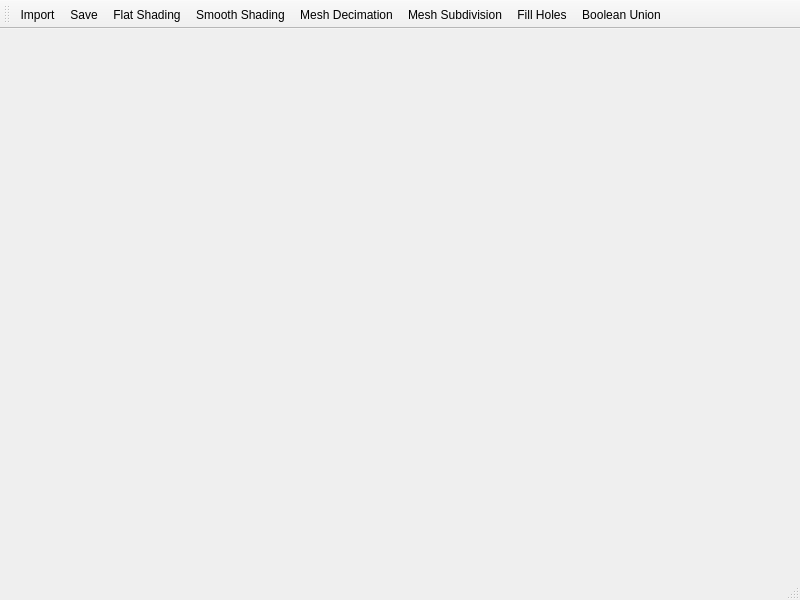
<?xml version="1.0" encoding="UTF-8"?>
<ui version="4.0">
 <class>MainWindow</class>
 <widget class="QMainWindow" name="MainWindow">
  <property name="geometry">
   <rect>
    <x>0</x>
    <y>0</y>
    <width>800</width>
    <height>600</height>
   </rect>
  </property>
  <property name="windowTitle">
   <string>MainWindow</string>
  </property>
  <widget class="QWidget" name="centralwidget">
   <layout class="QVBoxLayout" name="verticalLayout_3">
    <item>
     <widget class="MyQVTKWidget" name="qvtkWidget" native="true"/>
    </item>
   </layout>
  </widget>
  <widget class="QStatusBar" name="statusbar"/>
  <widget class="QToolBar" name="toolBar">
   <property name="windowTitle">
    <string>toolBar</string>
   </property>
   <attribute name="toolBarArea">
    <enum>TopToolBarArea</enum>
   </attribute>
   <attribute name="toolBarBreak">
    <bool>false</bool>
   </attribute>
   <addaction name="actionImport"/>
   <addaction name="actionSave"/>
   <addaction name="actionFlatShading"/>
   <addaction name="actionSmoothShading"/>
   <addaction name="actionMeshDecimation"/>
   <addaction name="actionMeshSubdivision"/>
   <addaction name="actionFillHoles"/>
   <addaction name="actionBooleanUnion"/>
  </widget>
  <action name="actionImport">
   <property name="text">
    <string>Import...</string>
   </property>
   <property name="toolTip">
    <string>Import</string>
   </property>
  </action>
  <action name="actionFlatShading">
   <property name="checkable">
    <bool>true</bool>
   </property>
   <property name="text">
    <string>Flat Shading</string>
   </property>
  </action>
  <action name="actionSmoothShading">
   <property name="checkable">
    <bool>true</bool>
   </property>
   <property name="text">
    <string>Smooth Shading</string>
   </property>
  </action>
  <action name="actionMeshDecimation">
   <property name="text">
    <string>Mesh Decimation</string>
   </property>
  </action>
  <action name="actionMeshSubdivision">
   <property name="text">
    <string>Mesh Subdivision</string>
   </property>
  </action>
  <action name="actionFillHoles">
   <property name="text">
    <string>Fill Holes</string>
   </property>
  </action>
  <action name="actionSave">
   <property name="text">
    <string>Save</string>
   </property>
  </action>
  <action name="actionBooleanUnion">
   <property name="text">
    <string>Boolean Union</string>
   </property>
  </action>
 </widget>
 <customwidgets>
  <customwidget>
   <class>MyQVTKWidget</class>
   <extends>QWidget</extends>
   <header>myqvtkwidget.h</header>
   <container>1</container>
  </customwidget>
 </customwidgets>
 <resources/>
 <connections/>
</ui>
